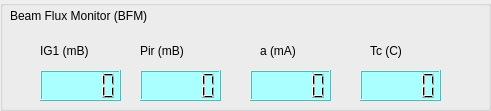
     <widget class="QGroupBox" name="groupBox_7">
      <property name="geometry">
       <rect>
        <x>850</x>
        <y>20</y>
        <width>491</width>
        <height>111</height>
       </rect>
      </property>
      <property name="title">
       <string/>
      </property>
      <widget class="QLabel" name="label_207">
       <property name="geometry">
        <rect>
         <x>10</x>
         <y>0</y>
         <width>241</width>
         <height>31</height>
        </rect>
       </property>
       <property name="styleSheet">
        <string notr="true">font: 12pt &quot;MS Shell Dlg 2&quot;;</string>
       </property>
       <property name="text">
        <string>Beam Flux Monitor (BFM)</string>
       </property>
      </widget>
      <widget class="QLCDNumber" name="lcdNumber_70">
       <property name="geometry">
        <rect>
         <x>40</x>
         <y>70</y>
         <width>81</width>
         <height>31</height>
        </rect>
       </property>
       <property name="styleSheet">
        <string notr="true">background-color: rgb(170, 255, 255);</string>
       </property>
      </widget>
      <widget class="QLabel" name="label_37">
       <property name="geometry">
        <rect>
         <x>40</x>
         <y>40</y>
         <width>91</width>
         <height>21</height>
        </rect>
       </property>
       <property name="styleSheet">
        <string notr="true">font: 12pt &quot;MS Shell Dlg 2&quot;;</string>
       </property>
       <property name="text">
        <string>IG1 (mB)</string>
       </property>
      </widget>
      <widget class="QLabel" name="label_208">
       <property name="geometry">
        <rect>
         <x>140</x>
         <y>40</y>
         <width>81</width>
         <height>21</height>
        </rect>
       </property>
       <property name="styleSheet">
        <string notr="true">font: 12pt &quot;MS Shell Dlg 2&quot;;</string>
       </property>
       <property name="text">
        <string>Pir (mB)</string>
       </property>
      </widget>
      <widget class="QLCDNumber" name="lcdNumber_71">
       <property name="geometry">
        <rect>
         <x>140</x>
         <y>70</y>
         <width>81</width>
         <height>31</height>
        </rect>
       </property>
       <property name="styleSheet">
        <string notr="true">background-color: rgb(170, 255, 255);</string>
       </property>
      </widget>
      <widget class="QLabel" name="label_209">
       <property name="geometry">
        <rect>
         <x>260</x>
         <y>40</y>
         <width>71</width>
         <height>21</height>
        </rect>
       </property>
       <property name="styleSheet">
        <string notr="true">font: 12pt &quot;MS Shell Dlg 2&quot;;</string>
       </property>
       <property name="text">
        <string>a (mA)</string>
       </property>
      </widget>
      <widget class="QLabel" name="label_210">
       <property name="geometry">
        <rect>
         <x>370</x>
         <y>40</y>
         <width>61</width>
         <height>21</height>
        </rect>
       </property>
       <property name="styleSheet">
        <string notr="true">font: 12pt &quot;MS Shell Dlg 2&quot;;</string>
       </property>
       <property name="text">
        <string>Tc (C)</string>
       </property>
      </widget>
      <widget class="QLCDNumber" name="lcdNumber_72">
       <property name="geometry">
        <rect>
         <x>250</x>
         <y>70</y>
         <width>81</width>
         <height>31</height>
        </rect>
       </property>
       <property name="styleSheet">
        <string notr="true">background-color: rgb(170, 255, 255);</string>
       </property>
      </widget>
      <widget class="QLCDNumber" name="lcdNumber_73">
       <property name="geometry">
        <rect>
         <x>360</x>
         <y>70</y>
         <width>81</width>
         <height>31</height>
        </rect>
       </property>
       <property name="styleSheet">
        <string notr="true">background-color: rgb(170, 255, 255);</string>
       </property>
      </widget>
     </widget>
